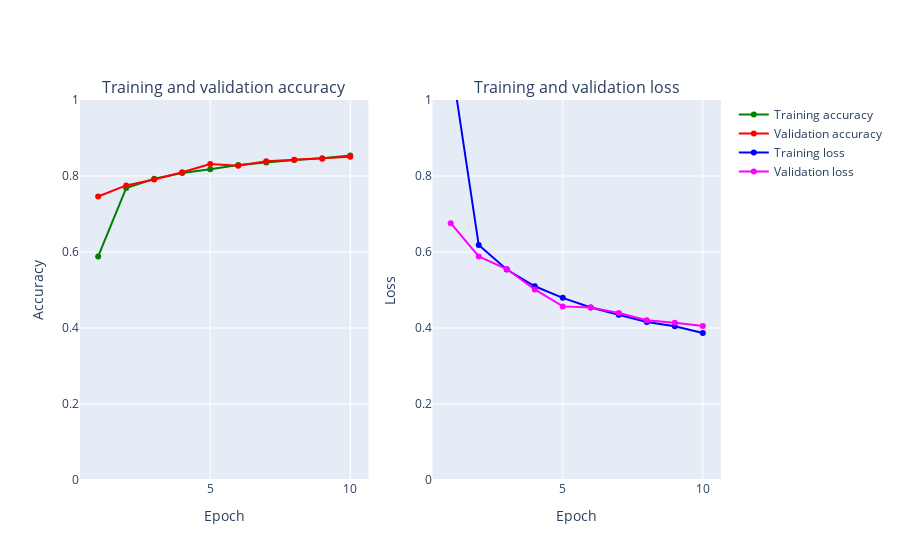

The notebook cell saved with this chart:
### Markdown cell above
## Trying out Sigmoid

### Code cell
from tensorflow.keras.layers import Conv2D,Flatten
from numpy import mean
from numpy import std
from matplotlib import pyplot
from sklearn.model_selection import KFold
from keras.datasets import fashion_mnist
from keras.utils import to_categorical
from keras.models import Sequential
from keras.layers import Conv2D
from keras.layers import MaxPooling2D
from keras.layers import Dense
from keras.layers import Flatten
from keras.optimizers import SGD
from keras.layers import Dropout
from keras.layers import BatchNormalization
from keras.layers import Activation
from keras.layers import LeakyReLU
epochs = 15
num_classes = 10
X_train = X_train.reshape((X_train.shape[0], 28, 28, 1))
X_test = X_test.reshape((X_test.shape[0], 28, 28, 1))
fashion_model = Sequential()
fashion_model.add(Conv2D(32, kernel_size=(3, 3),activation='sigmoid',input_shape=(28,28,1)))
fashion_model.add(MaxPooling2D((2, 2)))
fashion_model.add(Conv2D(64, (3, 3), activation='sigmoid'))
fashion_model.add(MaxPooling2D(pool_size=(2, 2)))
fashion_model.add(Conv2D(128, (3, 3), activation='sigmoid'))
fashion_model.add(MaxPooling2D(pool_size=(2, 2)))
fashion_model.add(Flatten())
fashion_model.add(Dense(128, activation='sigmoid'))
fashion_model.add(Dense(num_classes, activation='softmax'))

fashion_model.compile(loss=keras.losses.sparse_categorical_crossentropy, optimizer=keras.optimizers.Adam(),metrics=['accuracy'])
fashion_model.summary()

h_callback = fashion_model.fit(X_train, y_train, epochs = 10,
               validation_data=(X_test, y_test))

# Plot train vs test loss during training 
plot_accuracy_and_loss(h_callback)

### Figure 1 — Plotly figure (JSON) as saved in the notebook; plotly's stock layout.template omitted (floating-point values rounded to 4 significant figures)
{"data": [{"marker": {"color": "Green"}, "mode": "markers+lines", "name": "Training accuracy", "text": ["1", "2", "3", "4", "5", "6", "7", "8", "9", "10"], "type": "scatter", "x": [1, 2, 3, 4, 5, 6, 7, 8, 9, 10], "xaxis": "x", "y": [0.5883, 0.7681, 0.7929, 0.8082, 0.8178, 0.829, 0.8355, 0.8423, 0.8467, 0.8537], "yaxis": "y"}, {"marker": {"color": "Red"}, "mode": "markers+lines", "name": "Validation accuracy", "text": ["1", "2", "3", "4", "5", "6", "7", "8", "9", "10"], "type": "scatter", "x": [1, 2, 3, 4, 5, 6, 7, 8, 9, 10], "xaxis": "x", "y": [0.746, 0.7753, 0.7909, 0.8099, 0.8316, 0.8267, 0.839, 0.8431, 0.8457, 0.8504], "yaxis": "y"}, {"marker": {"color": "Blue"}, "mode": "markers+lines", "name": "Training loss", "text": ["1", "2", "3", "4", "5", "6", "7", "8", "9", "10"], "type": "scatter", "x": [1, 2, 3, 4, 5, 6, 7, 8, 9, 10], "xaxis": "x2", "y": [1.109, 0.6182, 0.5539, 0.5098, 0.4793, 0.4541, 0.4347, 0.416, 0.4044, 0.3867], "yaxis": "y2"}, {"marker": {"color": "Magenta"}, "mode": "markers+lines", "name": "Validation loss", "text": ["1", "2", "3", "4", "5", "6", "7", "8", "9", "10"], "type": "scatter", "x": [1, 2, 3, 4, 5, 6, 7, 8, 9, 10], "xaxis": "x2", "y": [0.6758, 0.5885, 0.5551, 0.5015, 0.4569, 0.4541, 0.4394, 0.4202, 0.414, 0.4054], "yaxis": "y2"}], "layout": {"annotations": [{"font": {"size": 16}, "showarrow": false, "text": "Training and validation accuracy", "x": 0.225, "xanchor": "center", "xref": "paper", "y": 1, "yanchor": "bottom", "yref": "paper"}, {"font": {"size": 16}, "showarrow": false, "text": "Training and validation loss", "x": 0.775, "xanchor": "center", "xref": "paper", "y": 1, "yanchor": "bottom", "yref": "paper"}], "xaxis": {"anchor": "y", "domain": [0, 0.45], "title": {"text": "Epoch"}}, "xaxis2": {"anchor": "y2", "domain": [0.55, 1], "title": {"text": "Epoch"}}, "yaxis": {"anchor": "x", "domain": [0, 1], "range": [0, 1], "title": {"text": "Accuracy"}}, "yaxis2": {"anchor": "x2", "domain": [0, 1], "range": [0, 1], "title": {"text": "Loss"}}}}
